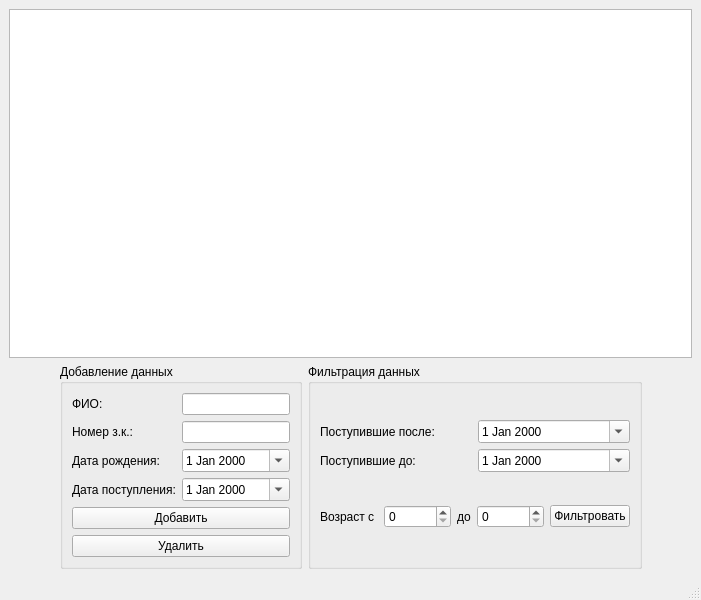
<?xml version="1.0" encoding="UTF-8"?>
<ui version="4.0">
 <class>MainDashBoard</class>
 <widget class="QMainWindow" name="MainDashBoard">
  <property name="geometry">
   <rect>
    <x>0</x>
    <y>0</y>
    <width>701</width>
    <height>600</height>
   </rect>
  </property>
  <property name="windowTitle">
   <string>MainDashBoard</string>
  </property>
  <widget class="QWidget" name="centralwidget">
   <layout class="QGridLayout" name="gridLayout_18">
    <item row="1" column="0">
     <layout class="QGridLayout" name="gridLayout_17">
      <item row="0" column="1">
       <widget class="QGroupBox" name="groupBox_2">
        <property name="title">
         <string>Добавление данных</string>
        </property>
        <layout class="QGridLayout" name="gridLayout_6">
         <item row="2" column="0">
          <widget class="QPushButton" name="AddButton_2">
           <property name="text">
            <string>Добавить</string>
           </property>
          </widget>
         </item>
         <item row="3" column="0">
          <widget class="QPushButton" name="DeleteButton_2">
           <property name="text">
            <string>Удалить</string>
           </property>
          </widget>
         </item>
         <item row="1" column="0">
          <layout class="QGridLayout" name="gridLayout_7">
           <item row="2" column="0">
            <widget class="QLabel" name="label_5">
             <property name="text">
              <string>Дата рождения:</string>
             </property>
            </widget>
           </item>
           <item row="0" column="0">
            <widget class="QLabel" name="label_6">
             <property name="text">
              <string>ФИО:</string>
             </property>
            </widget>
           </item>
           <item row="0" column="1">
            <widget class="QLineEdit" name="FIO_2"/>
           </item>
           <item row="3" column="1">
            <widget class="QDateEdit" name="BeginDate_2">
             <property name="calendarPopup">
              <bool>true</bool>
             </property>
            </widget>
           </item>
           <item row="2" column="1">
            <widget class="QDateEdit" name="BirthDate_2">
             <property name="calendarPopup">
              <bool>true</bool>
             </property>
            </widget>
           </item>
           <item row="1" column="1">
            <widget class="QLineEdit" name="Num_2"/>
           </item>
           <item row="1" column="0">
            <widget class="QLabel" name="label_7">
             <property name="text">
              <string>Номер з.к.:</string>
             </property>
            </widget>
           </item>
           <item row="3" column="0">
            <widget class="QLabel" name="label_8">
             <property name="text">
              <string>Дата поступления:</string>
             </property>
            </widget>
           </item>
          </layout>
         </item>
        </layout>
       </widget>
      </item>
      <item row="0" column="2">
       <widget class="QGroupBox" name="groupBox">
        <property name="title">
         <string>Фильтрация данных</string>
        </property>
        <layout class="QGridLayout" name="gridLayout_2">
         <item row="1" column="0">
          <layout class="QGridLayout" name="gridLayout">
           <item row="0" column="2">
            <widget class="QLabel" name="label_4">
             <property name="text">
              <string>до</string>
             </property>
            </widget>
           </item>
           <item row="0" column="0">
            <widget class="QLabel" name="label_3">
             <property name="text">
              <string>Возраст с </string>
             </property>
            </widget>
           </item>
           <item row="0" column="1">
            <widget class="QSpinBox" name="spinBox">
             <property name="maximum">
              <number>100000</number>
             </property>
            </widget>
           </item>
           <item row="0" column="3">
            <widget class="QSpinBox" name="spinBox_2">
             <property name="maximum">
              <number>100000</number>
             </property>
            </widget>
           </item>
           <item row="0" column="4">
            <widget class="QPushButton" name="pushButton">
             <property name="text">
              <string>Фильтровать</string>
             </property>
            </widget>
           </item>
          </layout>
         </item>
         <item row="0" column="0">
          <layout class="QGridLayout" name="gridLayout_3">
           <item row="1" column="0">
            <widget class="QLabel" name="label_2">
             <property name="text">
              <string>Поступившие до:</string>
             </property>
            </widget>
           </item>
           <item row="0" column="0">
            <widget class="QLabel" name="label">
             <property name="text">
              <string>Поступившие после:</string>
             </property>
            </widget>
           </item>
           <item row="0" column="1">
            <widget class="QDateEdit" name="dateEdit">
             <property name="calendarPopup">
              <bool>true</bool>
             </property>
            </widget>
           </item>
           <item row="1" column="1">
            <widget class="QDateEdit" name="dateEdit_2">
             <property name="calendarPopup">
              <bool>true</bool>
             </property>
            </widget>
           </item>
          </layout>
         </item>
        </layout>
       </widget>
      </item>
      <item row="0" column="0">
       <spacer name="horizontalSpacer_3">
        <property name="orientation">
         <enum>Qt::Horizontal</enum>
        </property>
        <property name="sizeHint" stdset="0">
         <size>
          <width>40</width>
          <height>20</height>
         </size>
        </property>
       </spacer>
      </item>
      <item row="0" column="3">
       <spacer name="horizontalSpacer">
        <property name="orientation">
         <enum>Qt::Horizontal</enum>
        </property>
        <property name="sizeHint" stdset="0">
         <size>
          <width>40</width>
          <height>20</height>
         </size>
        </property>
       </spacer>
      </item>
     </layout>
    </item>
    <item row="0" column="0">
     <layout class="QGridLayout" name="gridLayout_15">
      <item row="0" column="0">
       <widget class="QTableView" name="tableView"/>
      </item>
     </layout>
    </item>
   </layout>
  </widget>
  <widget class="QMenuBar" name="menubar">
   <property name="geometry">
    <rect>
     <x>0</x>
     <y>0</y>
     <width>701</width>
     <height>22</height>
    </rect>
   </property>
  </widget>
  <widget class="QStatusBar" name="statusbar"/>
 </widget>
 <resources/>
 <connections/>
</ui>
